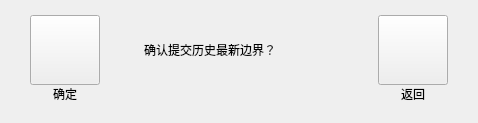
       <widget class="QWidget" name="controlOldUpdateDataPage">
        <layout class="QHBoxLayout" name="horizontalLayout_36">
         <property name="spacing">
          <number>44</number>
         </property>
         <property name="leftMargin">
          <number>30</number>
         </property>
         <property name="topMargin">
          <number>15</number>
         </property>
         <property name="rightMargin">
          <number>30</number>
         </property>
         <property name="bottomMargin">
          <number>20</number>
         </property>
         <item>
          <layout class="QVBoxLayout" name="verticalLayout_90">
           <property name="spacing">
            <number>0</number>
           </property>
           <item>
            <widget class="QPushButton" name="updateOldDataOkBtn">
             <property name="minimumSize">
              <size>
               <width>70</width>
               <height>70</height>
              </size>
             </property>
             <property name="maximumSize">
              <size>
               <width>70</width>
               <height>70</height>
              </size>
             </property>
             <property name="text">
              <string/>
             </property>
            </widget>
           </item>
           <item>
            <widget class="QLabel" name="updateOldDataOkBtnLabel">
             <property name="text">
              <string>确定</string>
             </property>
             <property name="alignment">
              <set>Qt::AlignCenter</set>
             </property>
            </widget>
           </item>
          </layout>
         </item>
         <item>
          <layout class="QVBoxLayout" name="verticalLayout_88">
           <property name="spacing">
            <number>0</number>
           </property>
           <item>
            <widget class="QLabel" name="updateOldDataInfoLabel">
             <property name="minimumSize">
              <size>
               <width>190</width>
               <height>70</height>
              </size>
             </property>
             <property name="maximumSize">
              <size>
               <width>190</width>
               <height>70</height>
              </size>
             </property>
             <property name="text">
              <string>确认提交历史最新边界？</string>
             </property>
            </widget>
           </item>
           <item>
            <spacer name="verticalSpacer_4">
             <property name="orientation">
              <enum>Qt::Vertical</enum>
             </property>
             <property name="sizeHint" stdset="0">
              <size>
               <width>20</width>
               <height>17</height>
              </size>
             </property>
            </spacer>
           </item>
          </layout>
         </item>
         <item>
          <layout class="QVBoxLayout" name="verticalLayout_89">
           <property name="spacing">
            <number>0</number>
           </property>
           <item>
            <widget class="QPushButton" name="updateOldDataBackBtn">
             <property name="minimumSize">
              <size>
               <width>70</width>
               <height>70</height>
              </size>
             </property>
             <property name="maximumSize">
              <size>
               <width>70</width>
               <height>70</height>
              </size>
             </property>
             <property name="text">
              <string/>
             </property>
            </widget>
           </item>
           <item>
            <widget class="QLabel" name="updateOldDataBackBtnLabel">
             <property name="text">
              <string>返回</string>
             </property>
             <property name="alignment">
              <set>Qt::AlignCenter</set>
             </property>
            </widget>
           </item>
          </layout>
         </item>
        </layout>
       </widget>
